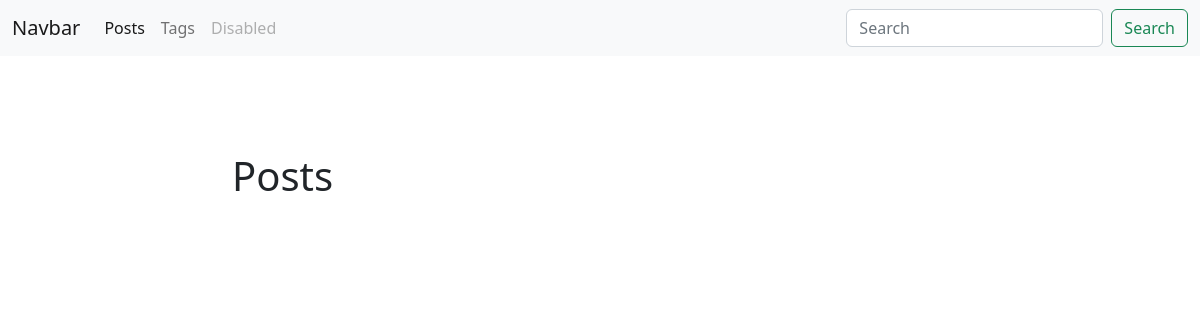
/, run on an earlier commit of the app's database.
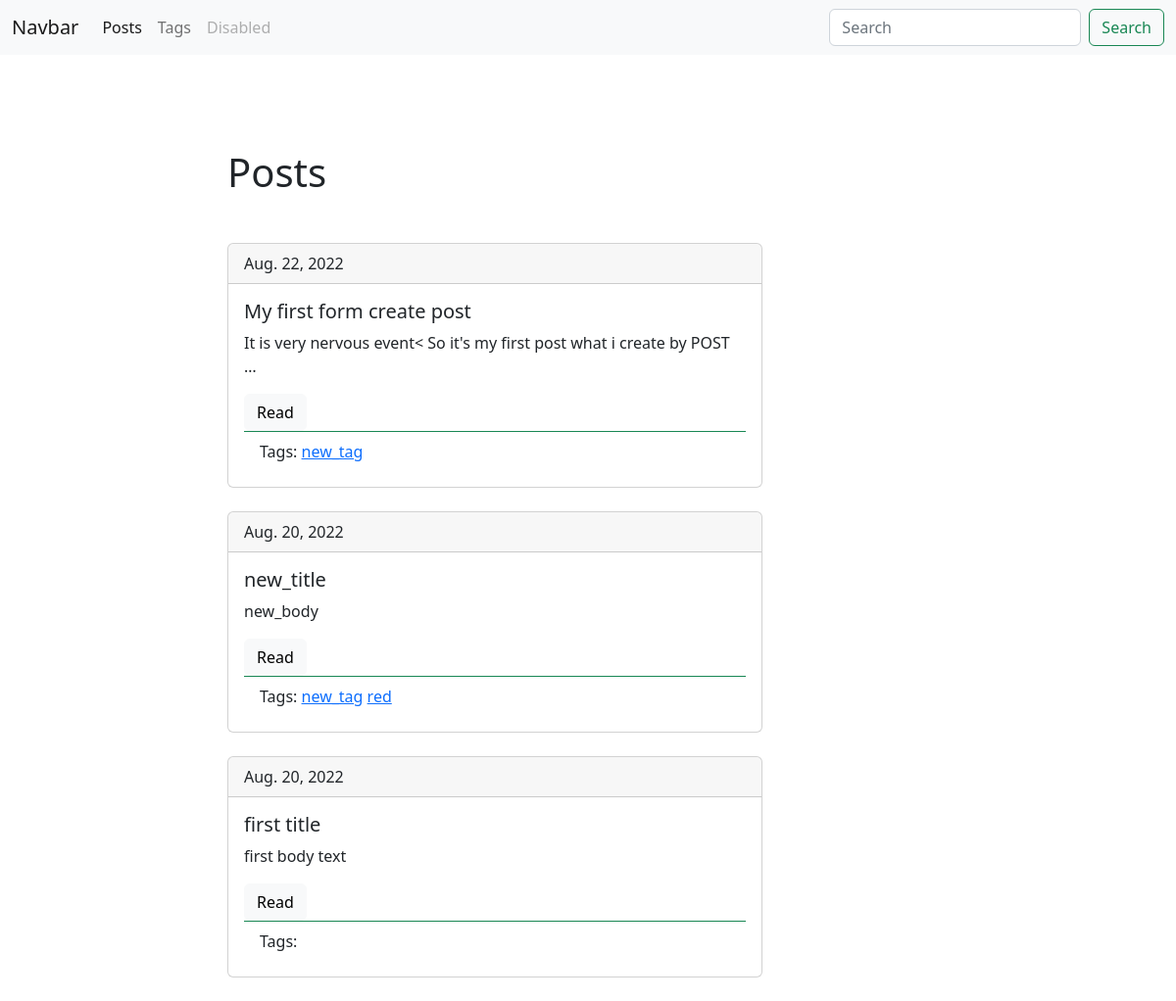
And on a later commit of the database.
### blog/models.py (models this page shows, shortened)
class Post(models.Model):
    title = models.CharField(max_length=150, db_index=True)
    slug = models.SlugField(max_length=150, blank=True, unique=True)
    body = models.TextField(blank=True, db_index=True)
    tags = models.ManyToManyField("Tag", blank=True, related_name='posts')
    date_pub = models.DateField(auto_now_add=True)
    def get_absolute_url(self):
        return reverse('post_detail_url', kwargs={'slug': self.slug})
    class Meta:
        ordering = ['-date_pub']

class Tag(models.Model):
    title = models.CharField(max_length=50)
    slug = models.SlugField(max_length=50, unique=True)
    def get_absolute_url(self):
        return reverse('tag_detail_url', kwargs={'slug': self.slug})
    def __str__(self):
        return self.title
    class Meta:
        ordering = ['title']

### blog/views.py (the view)
# urls.py: path('', posts_list, name='posts_list_url'),
def posts_list(request):
    search_query = request.GET.get('search', '')
    if search_query:
        posts = Post.objects.filter(Q(title__icontains=search_query) | Q(body__icontains=search_query))
    else:
        posts = Post.objects.all()
    paginator = Paginator(posts, 5)
    page_number = request.GET.get('page', 1)
    page = paginator.get_page(page_number)
    is_paginated = page.has_other_pages()
    if page.has_next():
        next_page = page.next_page_number()
    else:
        next_page = ''
    if page.has_previous():
        prev_page = page.previous_page_number()
    else:
        prev_page = ''
    context = {
        'page': page,
        'is_paginated': is_paginated,
        'next_page': next_page,
        'prev_page': prev_page
    }
    return render(request, 'blog/index.html', context=context)

### blog/templates/blog/index.html (shortened to what this page needs)
{% extends 'blog/base_blog.html' %}
{% block content %}
    <h1 class="mb-5">Posts</h1>
    {% for post in page.object_list %}
        {% include 'blog/includes/post_card.html' %}
    {% endfor %}
{% endblock %}

### blog/templates/blog/base_blog.html (shortened to what this page needs)
{% extends 'base.html' %}

### templates/base.html (shortened to what this page needs)
{% load static %}
<!doctype html>
<html lang="en">
<head>
</head>
<body>
<!doctype html>
<html lang="en">
<head>
    <link href="https://cdn.jsdelivr.net/npm/bootstrap@5.2.0/dist/css/bootstrap.min.css" rel="stylesheet">
    <link rel="stylesheet" href="{% static 'css/styles.css' %}">
</head>
<body>
    <nav class="navbar navbar-expand-lg bg-light">
      <div class="container-fluid">
        <a class="navbar-brand" href="#">Navbar</a>
        <div class="collapse navbar-collapse" id="navbarSupportedContent">
          <ul class="navbar-nav me-auto mb-2 mb-lg-0">
            <li class="nav-item">
              <a class="nav-link active" aria-current="page" href="{% url 'posts_list_url' %}">Posts</a>
            </li>
            <li class="nav-item">
              <a class="nav-link" href="{% url 'tags_list_url' %}">Tags</a>
            </li>
            <li class="nav-item">
              <a class="nav-link disabled">Disabled</a>
            </li>
          </ul>
          <form class="d-flex" role="search" action="{% url 'posts_list_url' %}">
            <input class="form-control me-2" type="search" placeholder="Search" aria-label="Search" name="search">
            <button class="btn btn-outline-success" type="submit">Search</button>
          </form>
        </div>
      </div>
    </nav>
    <div class="container mt-5">
        <div class="row">
            <div class="col-6 offset-md-2">
                {% block content %}{% endblock %}
            </div>
        </div>
    </div>
</body>
</html>
</body>
</html>

### blog/templates/blog/includes/post_card.html
<div class="card mb-4">
  <div class="card-header">
    {{ post.date_pub }}
  </div>
  <div class="card-body">
    <h5 class="card-title">{{ post.title }}</h5>
    <p class="card-text">{{ post.body | truncatewords:15 }}</p>
    <a href="{{ post.get_absolute_url }}" class="btn btn-light">Read</a>
    <div class="card-footer bg-transparent border-success">
      Tags:
    {% for tag in post.tags.all %}
      <a href="{{ tag.get_absolute_url }}"> {{ tag }}</a>
    {% endfor %}
    </div>
  </div>
</div>

What changed in the data, as far as the page shows it:
added Post: date_pub "Aug. 22, 2022", title "My first form create post", body "It is very nervous event< So it's my first post what i create by POST …"
added Tag: title "new_tag"
added Post: date_pub "Aug. 20, 2022", title "new_title", body "new_body"
added Tag: title "red", shown under "Aug. 20, 2022"
added Post: date_pub "Aug. 20, 2022", title "first title", body "first body text"
